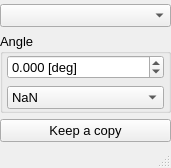
<?xml version="1.0" encoding="UTF-8"?>
<ui version="4.0">
 <class>nRotate</class>
 <widget class="QMainWindow" name="nRotate">
  <property name="geometry">
   <rect>
    <x>0</x>
    <y>0</y>
    <width>171</width>
    <height>168</height>
   </rect>
  </property>
  <property name="windowTitle">
   <string>Rotate</string>
  </property>
  <property name="iconSize">
   <size>
    <width>20</width>
    <height>20</height>
   </size>
  </property>
  <property name="unifiedTitleAndToolBarOnMac">
   <bool>true</bool>
  </property>
  <widget class="QWidget" name="centralwidget">
   <layout class="QGridLayout" name="gridLayout_3">
    <property name="leftMargin">
     <number>0</number>
    </property>
    <property name="topMargin">
     <number>4</number>
    </property>
    <property name="rightMargin">
     <number>0</number>
    </property>
    <property name="bottomMargin">
     <number>4</number>
    </property>
    <item row="5" column="0">
     <widget class="QPushButton" name="doIt">
      <property name="font">
       <font>
        <pointsize>10</pointsize>
       </font>
      </property>
      <property name="text">
       <string>Keep a copy</string>
      </property>
     </widget>
    </item>
    <item row="3" column="0">
     <widget class="QComboBox" name="image">
      <property name="font">
       <font>
        <pointsize>10</pointsize>
       </font>
      </property>
      <property name="neutrinoImage" stdset="0">
       <bool>true</bool>
      </property>
     </widget>
    </item>
    <item row="4" column="0">
     <widget class="QGroupBox" name="groupBox_2">
      <property name="font">
       <font>
        <pointsize>10</pointsize>
       </font>
      </property>
      <property name="title">
       <string>Angle</string>
      </property>
      <layout class="QGridLayout" name="gridLayout_2">
       <property name="leftMargin">
        <number>4</number>
       </property>
       <property name="topMargin">
        <number>0</number>
       </property>
       <property name="rightMargin">
        <number>4</number>
       </property>
       <property name="bottomMargin">
        <number>0</number>
       </property>
       <item row="0" column="0">
        <widget class="QDoubleSpinBox" name="valueAngle">
         <property name="font">
          <font>
           <pointsize>10</pointsize>
          </font>
         </property>
         <property name="suffix">
          <string> [deg]</string>
         </property>
         <property name="decimals">
          <number>3</number>
         </property>
         <property name="minimum">
          <double>-180.000000000000000</double>
         </property>
         <property name="maximum">
          <double>180.000000000000000</double>
         </property>
         <property name="singleStep">
          <double>1.000000000000000</double>
         </property>
         <property name="neutrinoSave" stdset="0">
          <bool>true</bool>
         </property>
        </widget>
       </item>
       <item row="1" column="0">
        <widget class="QComboBox" name="defaultValue">
         <property name="neutrinoSave" stdset="0">
          <bool>true</bool>
         </property>
         <item>
          <property name="text">
           <string>NaN</string>
          </property>
         </item>
         <item>
          <property name="text">
           <string>Min</string>
          </property>
         </item>
         <item>
          <property name="text">
           <string>Max</string>
          </property>
         </item>
         <item>
          <property name="text">
           <string>Mean</string>
          </property>
         </item>
         <item>
          <property name="text">
           <string>0</string>
          </property>
         </item>
        </widget>
       </item>
      </layout>
     </widget>
    </item>
   </layout>
  </widget>
  <widget class="QStatusBar" name="statusbar">
   <property name="font">
    <font>
     <pointsize>10</pointsize>
    </font>
   </property>
  </widget>
 </widget>
 <resources>
  <include location="../resources/neutrino.qrc"/>
 </resources>
 <connections/>
</ui>
